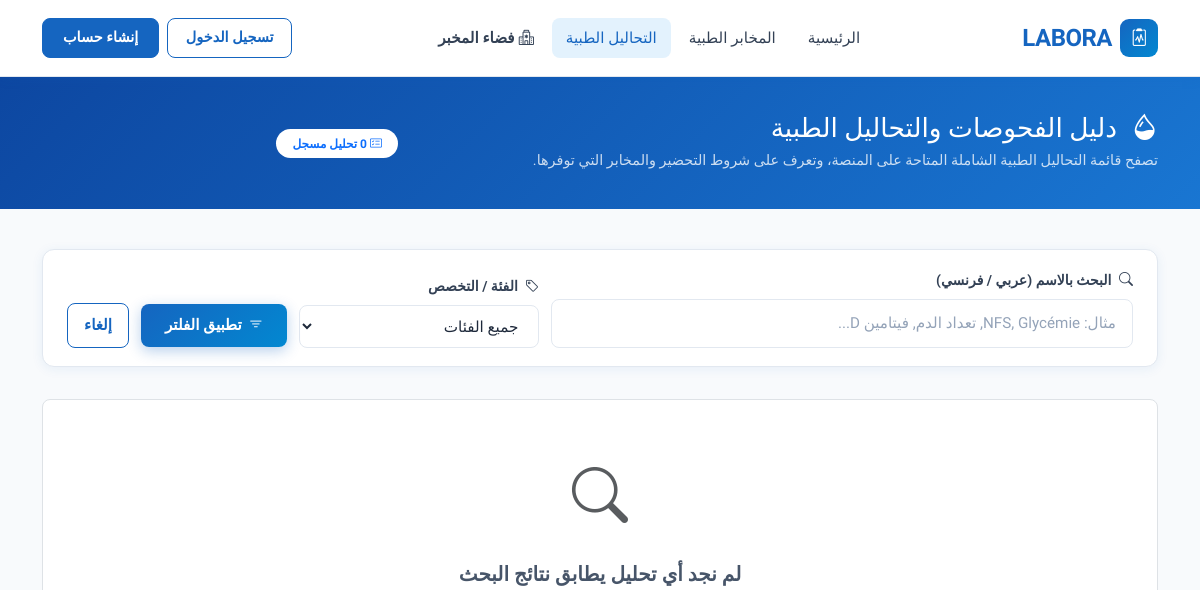
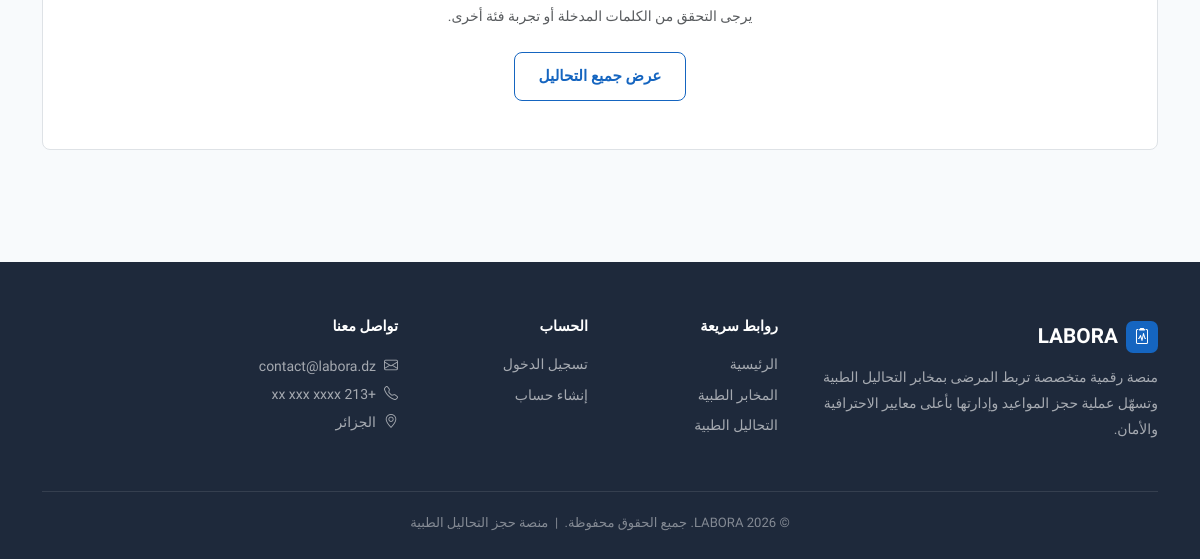
Before: /analyses.php?category=الكيمياء الحيوية (Biochimie) with the older database file (2 pictures, top to bottom).
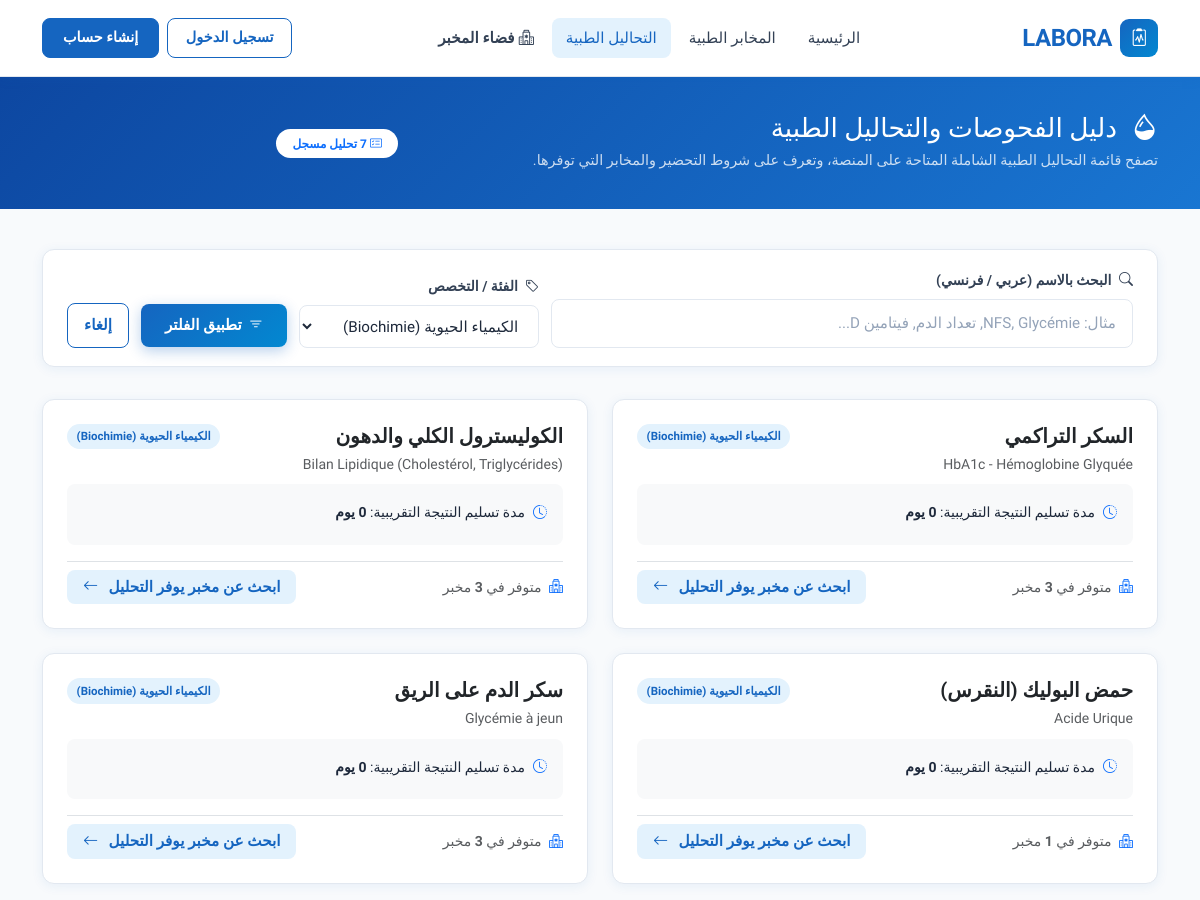
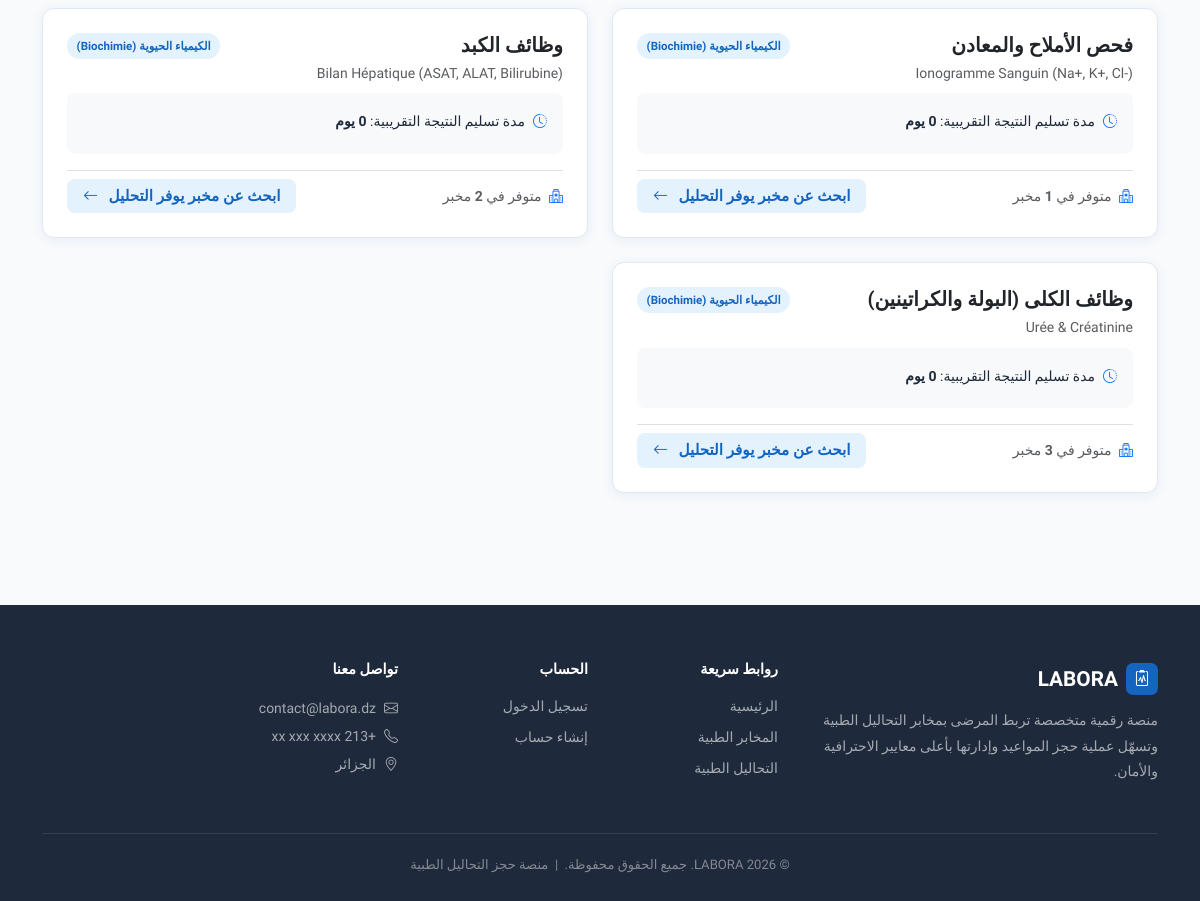
After: the same page with the newer database file (2 pictures, top to bottom).
### tables this page shows
CREATE TABLE `analyses` (
  `id` INT AUTO_INCREMENT PRIMARY KEY,
  `name_ar` VARCHAR(150) NOT NULL,
  `name_fr` VARCHAR(150) NOT NULL,
  `category` VARCHAR(100) NOT NULL,
  `description` TEXT NULL,
  `sample_type` VARCHAR(100) DEFAULT 'دم وريدي',
  `fasting_required` TINYINT(1) DEFAULT 0,
  `status` ENUM('active', 'inactive') DEFAULT 'active'
);

### includes/auth.php (called while the page is built, shortened)
<?php
function isLoggedIn(): bool {
    return isset($_SESSION['user_id']);
}

### includes/functions.php (called while the page is built, shortened)
<?php
function h(string $value): string {
    return htmlspecialchars($value, ENT_QUOTES, 'UTF-8');
}

### analyses.php (the view, shortened to what this page needs)
<?php
require_once 'config.php';
$search   = trim($_GET['search'] ?? '');
$category = trim($_GET['category'] ?? '');
$categories = [];
$analyses   = [];
if ($conn) {
    try {
        $categories = $conn->query("SELECT DISTINCT category FROM analyses WHERE status='active' AND category IS NOT NULL ORDER BY category ASC")->fetchAll(PDO::FETCH_COLUMN);
        $sql = "SELECT a.*, COUNT(la.id) AS labs_count
                FROM analyses a
                LEFT JOIN laboratory_analyses la ON la.analysis_id = a.id AND la.status = 'available'
                WHERE a.status = 'active'";
        $params = [];
        if ($category !== '') {
            $sql .= " AND a.category = :c";
            $params[':c'] = $category;
        }
        $sql .= " GROUP BY a.id ORDER BY a.category ASC, a.name_ar ASC";
        $stmt = $conn->prepare($sql);
        $stmt->execute($params);
        $analyses = $stmt->fetchAll();
    } catch (Exception $e) {
        $analyses = [];
    }
}
require_once 'includes/header.php';
?>
<div class="lb-page-header">
  <div class="container">
    <div class="row align-items-center">
      <div class="col-md-8">
        <h1><i class="bi bi-droplet-half me-2"></i> دليل الفحوصات والتحاليل الطبية</h1>
        <p>تصفح قائمة التحاليل الطبية الشاملة المتاحة على المنصة، وتعرف على شروط التحضير والمخابر التي توفرها.</p>
      </div>
      <div class="col-md-4 text-md-start mt-3 mt-md-0">
        <span class="badge bg-white text-primary px-3 py-2 rounded-pill fw-bold">
          <i class="bi bi-card-checklist"></i> <?= count($analyses) ?> تحليل مسجل
        </span>
      </div>
    </div>
  </div>
</div>
<div class="container pb-5">
  <form method="GET" action="" class="lb-search-bar">
    <div class="flex-grow-1">
      <label class="lb-label" for="search"><i class="bi bi-search me-1"></i> البحث بالاسم (عربي / فرنسي)</label>
      <input type="text" class="lb-input" id="search" name="search"
             value="<?= h($search) ?>" placeholder="مثال: NFS, Glycémie, تعداد الدم, فيتامين D...">
    </div>
    <div style="min-width: 240px;">
      <label class="lb-label" for="category"><i class="bi bi-tag me-1"></i> الفئة / التخصص</label>
      <select class="lb-input" id="category" name="category">
        <option value="">جميع الفئات</option>
        <?php foreach ($categories as $cat): ?>
          <option value="<?= h($cat) ?>" <?= $category === $cat ? 'selected' : '' ?>><?= h($cat) ?></option>
        <?php endforeach; ?>
      </select>
    </div>
    <div>
      <button type="submit" class="btn-lb-primary py-2 px-4">
        <i class="bi bi-filter"></i> تطبيق الفلتر
      </button>
      <?php if ($search || $category): ?>
        <a href="<?= BASE_URL ?>analyses.php" class="btn-lb-outline py-2 px-3 ms-2">
          إلغاء
        </a>
      <?php endif; ?>
    </div>
  </form>
  <?php if (empty($analyses)): ?>
    <div class="empty-state bg-white rounded-3 p-5 border">
      <i class="bi bi-search text-muted" style="font-size: 3.5rem;"></i>
      <h5 class="fw-bold mt-3">لم نجد أي تحليل يطابق نتائج البحث</h5>
      <p class="text-muted small">يرجى التحقق من الكلمات المدخلة أو تجربة فئة أخرى.</p>
      <a href="<?= BASE_URL ?>analyses.php" class="btn-lb-outline mt-2">عرض جميع التحاليل</a>
    </div>
  <?php else: ?>
    <div class="row g-4">
      <?php foreach ($analyses as $an): ?>
        <div class="col-lg-6">
          <div class="lb-card h-100 p-4 d-flex flex-column justify-content-between">
            <div>
              <div class="d-flex justify-content-between align-items-start gap-2 mb-2">
                <div>
                  <h5 class="fw-bold text-dark mb-1"><?= h($an['name_ar']) ?></h5>
                  <div class="text-muted small fw-medium" dir="ltr" style="text-align:right;"><?= h($an['name_fr']) ?></div>
                </div>
                <span class="cat-badge"><?= h($an['category']) ?></span>
              </div>
              <div class="p-3 bg-light rounded-3 small mb-3">
                <div class="d-flex align-items-center gap-2 mb-1">
                  <i class="bi bi-clock-history text-primary"></i>
                  <span>مدة تسليم النتيجة التقريبية: <strong><?= (int)$an['preparation_time_days'] ?> يوم</strong></span>
                </div>
              </div>
            </div>
            <div class="d-flex justify-content-between align-items-center pt-2 border-top">
              <span class="small text-muted">
                <i class="bi bi-hospital text-primary me-1"></i> متوفر في <strong><?= (int)$an['labs_count'] ?></strong> مخبر
              </span>
              <a href="<?= BASE_URL ?>laboratories.php" class="btn-lb-light py-1 px-3 small">
                ابحث عن مخبر يوفر التحليل <i class="bi bi-arrow-left ms-1"></i>
              </a>
            </div>
          </div>
        </div>
      <?php endforeach; ?>
    </div>
  <?php endif; ?>
</div>
<?php require_once 'includes/footer.php'; ?>

### includes/header.php (shortened to what this page needs)
<?php
$uri = $_SERVER['REQUEST_URI'] ?? '';
function navActive(string ...$patterns): string {
    global $uri;
    foreach ($patterns as $p) {
        if (str_contains($uri, $p)) return 'active';
    }
    return '';
}
?>
<!DOCTYPE html>
<html lang="ar" dir="rtl">
<head>
  <link rel="stylesheet" href="https://cdn.jsdelivr.net/npm/bootstrap@5.3.2/dist/css/bootstrap.rtl.min.css">
  <link rel="stylesheet" href="<?= BASE_URL ?>assets/vendor/bootstrap-icons/bootstrap-icons.css">
  <link rel="stylesheet" href="<?= BASE_URL ?>assets/vendor/fontawesome-free/css/all.min.css">
  <link rel="stylesheet" href="<?= BASE_URL ?>assets/css/labora.css">
</head>
<body>
<nav class="labora-navbar navbar navbar-expand-lg">
  <div class="container">
    <?php
    $brandUrl = BASE_URL . 'index.php';
    ?>
    <a class="navbar-brand" href="<?= $brandUrl ?>">
      <span class="brand-icon"><i class="bi bi-clipboard2-pulse"></i></span>
      <span>LABORA</span>
    </a>
    <div class="collapse navbar-collapse" id="navbarMain">
      <ul class="navbar-nav mx-auto gap-1">
        <?php if (isLoggedIn() && currentUserRole() === 'patient'): ?>
          <li class="nav-item">
            <a class="nav-link <?= navActive('patient/dashboard.php') ?>"
               href="<?= BASE_URL ?>patient/dashboard.php">
              <i class="bi bi-grid me-1"></i>لوحة التحكم
            </a>
          </li>
          <li class="nav-item">
            <a class="nav-link <?= navActive('patient/book.php') ?>"
               href="<?= BASE_URL ?>patient/book.php">
              <i class="bi bi-plus-circle me-1"></i>حجز موعد
            </a>
          </li>
          <li class="nav-item">
            <a class="nav-link <?= navActive('patient/appointments.php') ?>"
               href="<?= BASE_URL ?>patient/appointments.php">
              <i class="bi bi-calendar-check me-1"></i>مواعيدي المحجوزة
            </a>
          </li>
        <?php else: ?>
          <li class="nav-item">
            <a class="nav-link <?= navActive('index.php') ?>"
               href="<?= BASE_URL ?>index.php">الرئيسية</a>
          </li>
          <li class="nav-item">
            <a class="nav-link <?= navActive('laboratories', 'laboratory.php') ?>"
               href="<?= BASE_URL ?>laboratories.php">المخابر الطبية</a>
          </li>
          <li class="nav-item">
            <a class="nav-link <?= navActive('analyses.php') ?>"
               href="<?= BASE_URL ?>analyses.php">التحاليل الطبية</a>
          </li>
          <li class="nav-item">
            <a class="nav-link text-primary fw-bold <?= navActive('lab/dashboard') ?>"
               href="<?= BASE_URL ?>lab/dashboard.php">
              <i class="bi bi-hospital me-1"></i>فضاء المخبر
            </a>
          </li>
        <?php endif; ?>
      </ul>
      <div class="d-flex align-items-center gap-2 mt-2 mt-lg-0">
        <?php if (!isLoggedIn()): ?>
          <a href="<?= BASE_URL ?>auth/login.php" class="btn-nav-signin">تسجيل الدخول</a>
          <a href="<?= BASE_URL ?>auth/register.php" class="btn-nav-register">إنشاء حساب</a>
        <?php endif; ?>
      </div>
    </div>
  </div>
</nav>

### includes/footer.php (shortened to what this page needs)
<footer class="lb-footer">
  <div class="container">
    <div class="row g-4">
      <div class="col-lg-4 col-md-6">
        <div class="footer-brand">
          <span class="brand-icon"><i class="bi bi-clipboard2-pulse"></i></span>
          <span>LABORA</span>
        </div>
        <p style="color:rgba(255,255,255,0.6); font-size:0.875rem; line-height:1.85;">
          منصة رقمية متخصصة تربط المرضى بمخابر التحاليل الطبية وتسهّل عملية حجز المواعيد وإدارتها بأعلى معايير الاحترافية والأمان.
        </p>
      </div>
      <div class="col-lg-2 col-md-3 col-6">
        <h6>روابط سريعة</h6>
        <?php if (isLoggedIn() && currentUserRole() === 'patient'): ?>
          <a href="<?= BASE_URL ?>patient/dashboard.php">لوحة التحكم</a>
          <a href="<?= BASE_URL ?>patient/book.php">حجز موعد</a>
          <a href="<?= BASE_URL ?>patient/appointments.php">مواعيدي المحجوزة</a>
        <?php else: ?>
          <a href="<?= BASE_URL ?>index.php">الرئيسية</a>
          <a href="<?= BASE_URL ?>laboratories.php">المخابر الطبية</a>
          <a href="<?= BASE_URL ?>analyses.php">التحاليل الطبية</a>
        <?php endif; ?>
      </div>
      <div class="col-lg-2 col-md-3 col-6">
        <h6>الحساب</h6>
        <?php if (!isLoggedIn()): ?>
          <a href="<?= BASE_URL ?>auth/login.php">تسجيل الدخول</a>
          <a href="<?= BASE_URL ?>auth/register.php">إنشاء حساب</a>
        <?php elseif (currentUserRole() === 'patient'): ?>
          <a href="<?= BASE_URL ?>patient/dashboard.php">لوحتي</a>
          <a href="<?= BASE_URL ?>patient/appointments.php">مواعيدي</a>
          <a href="<?= BASE_URL ?>auth/logout.php">تسجيل الخروج</a>
        <?php elseif (currentUserRole() === 'lab_manager'): ?>
          <a href="<?= BASE_URL ?>lab/dashboard.php">لوحة المخبر</a>
          <a href="<?= BASE_URL ?>auth/logout.php">تسجيل الخروج</a>
        <?php elseif (currentUserRole() === 'admin'): ?>
          <a href="<?= BASE_URL ?>admin/dashboard.php">لوحة الإدارة</a>
          <a href="<?= BASE_URL ?>auth/logout.php">تسجيل الخروج</a>
        <?php endif; ?>
      </div>
      <div class="col-lg-4 col-md-6">
        <h6>تواصل معنا</h6>
        <p style="font-size:0.875rem; color:rgba(255,255,255,0.6); line-height:2; margin:0;">
          <i class="bi bi-envelope me-2"></i>contact@labora.dz<br>
          <i class="bi bi-telephone me-2"></i>+213 xx xxx xxxx<br>
          <i class="bi bi-geo-alt me-2"></i>الجزائر
        </p>
      </div>
    </div>
    <div class="footer-sep">
      <p class="footer-copy mb-0">
        &copy; <?= date('Y') ?> LABORA. جميع الحقوق محفوظة. &nbsp;|&nbsp;
        منصة حجز التحاليل الطبية
      </p>
    </div>
  </div>
</footer>
</body>
</html>

Changed rows visible on the page:
added analyses: name_ar "السكر التراكمي", name_fr "HbA1c - Hémoglobine Glyquée", category "الكيمياء الحيوية (Biochimie)", labs_count "3"
added analyses: name_ar "الكوليسترول الكلي والدهون", name_fr "Bilan Lipidique (Cholestérol, Triglycérides)", category "الكيمياء الحيوية (Biochimie)", labs_count "3"
added analyses: name_ar "حمض البوليك (النقرس)", name_fr "Acide Urique", category "الكيمياء الحيوية (Biochimie)", labs_count "1"
added analyses: name_ar "سكر الدم على الريق", name_fr "Glycémie à jeun", category "الكيمياء الحيوية (Biochimie)", labs_count "3"
added analyses: name_ar "فحص الأملاح والمعادن", name_fr "Ionogramme Sanguin (Na+, K+, Cl-)", category "الكيمياء الحيوية (Biochimie)", labs_count "1"
added analyses: name_ar "وظائف الكبد", name_fr "Bilan Hépatique (ASAT, ALAT, Bilirubine)", category "الكيمياء الحيوية (Biochimie)", labs_count "2"
added analyses: name_ar "وظائف الكلى (البولة والكراتينين)", name_fr "Urée & Créatinine", category "الكيمياء الحيوية (Biochimie)", labs_count "3"
Other visible differences:
count($analyses): "0" → "7"
form field category: "جميع الفئات" → "الكيمياء الحيوية (Biochimie)"
text no longer shown: "لم نجد أي تحليل يطابق نتائج البحث يرجى التحقق من الكلمات المدخلة أو تجربة فئة أخرى. عرض جميع التحاليل"
